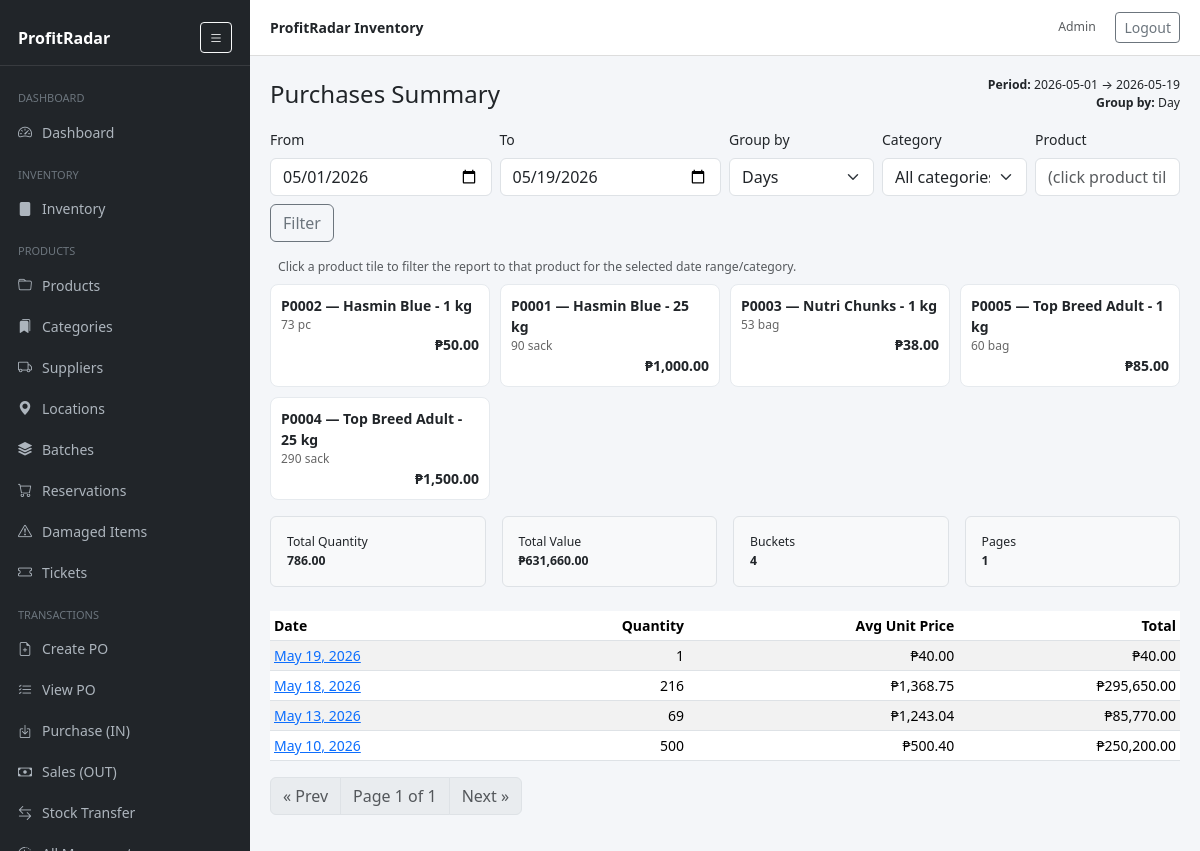
Page /reports/purchases_report.php (signed in) on the committed database.
### tables this page shows
CREATE TABLE `products` (
  `id` int(11) NOT NULL,
  `code` varchar(64) NOT NULL,
  `name` varchar(200) NOT NULL,
  `product_type` enum('retail','wholesale') NOT NULL DEFAULT 'retail',
  `category` varchar(120) DEFAULT NULL,
  `category_id` int(11) DEFAULT NULL,
  `location_id` int(11) DEFAULT NULL,
  `supplier_id` int(11) DEFAULT NULL,
  `location` varchar(120) DEFAULT NULL,
  `cost_price` decimal(12,2) DEFAULT 0.00,
  `sell_price` decimal(12,2) DEFAULT 0.00,
  `promo_discount_type` enum('percent','amount') DEFAULT NULL,
  `promo_discount_value` decimal(10,2) DEFAULT NULL,
  `sold_by` enum('each','weight') NOT NULL DEFAULT 'each',
  `unit` varchar(20) NOT NULL DEFAULT 'pc',
  `wholesale_price` decimal(10,2) NOT NULL DEFAULT 0.00,
  `barcode` varchar(128) DEFAULT NULL,
  `low_stock_threshold` int(11) DEFAULT NULL,
  `stock_qty` decimal(12,3) NOT NULL DEFAULT 0.000,
  `reserved_qty` int(11) NOT NULL DEFAULT 0,
  `is_active` tinyint(1) NOT NULL DEFAULT 1,
  `created_at` timestamp NOT NULL DEFAULT current_timestamp(),
  `updated_at` timestamp NULL DEFAULT NULL,
  `retail_stock` decimal(12,3) NOT NULL DEFAULT 0.000,
  `wholesale_stock` decimal(12,3) NOT NULL DEFAULT 0.000,
  `sale_type` enum('retail','wholesale') NOT NULL DEFAULT 'retail',
  `user_id` int(11) NOT NULL
);

### includes/functions.php (called while the page is built, shortened)
<?php
function h($s){ return htmlspecialchars((string)$s, ENT_QUOTES, 'UTF-8'); }

### reports/purchases_report.php (the view, shortened to what this page needs)
<?php
require_once __DIR__ . '/../includes/header.php';
$pdo = getDB();
$from = $_GET['from'] ?? date('Y-m-01');
$to   = $_GET['to']   ?? date('Y-m-d');
$cat  = $_GET['category_id'] ?? '';
$product_id = $_GET['product_id'] ?? '';
$gran = $_GET['granularity'] ?? 'day';
$page = max(1, (int)($_GET['page'] ?? 1));
function bucket_key($dtString, $gran) {
  $ts = strtotime($dtString);
  if ($gran === 'day')   return date('Y-m-d', $ts);
  return date('Y-m', $ts);
}
function bucket_label($key, $gran) {
  if ($gran === 'day') return date('M j, Y', strtotime($key));
  return date('M Y', strtotime($key . '-01'));
}
$params = [$from, $to];
$txSql = "
  SELECT t.id, t.type, t.date, t.created_at, t.extra_discount_type, t.extra_discount_value
  FROM transactions t
  WHERE t.type = 'purchase'
    AND t.date BETWEEN ? AND ?
  ORDER BY t.date, t.id
";
$txSt = $pdo->prepare($txSql);
$txSt->execute($params);
$txRows = $txSt->fetchAll(PDO::FETCH_ASSOC);
$txIds = array_map(function($r){ return (int)$r['id']; }, $txRows);
$items = [];
if ($txIds) {
  $in  = implode(',', array_fill(0, count($txIds), '?'));
  $itSql = "
    SELECT ti.transaction_id, ti.qty, ti.unit_price, ti.discount_type, ti.discount_value, ti.cost_at_sale,
           p.id AS product_id, p.code, p.name, p.category_id,
           s.id AS supplier_id, s.name AS supplier_name, l.name AS location_name
    FROM transaction_items ti
    JOIN products p ON p.id = ti.product_id
    LEFT JOIN suppliers s ON s.id = p.supplier_id
    LEFT JOIN locations l ON l.id = p.location_id
    WHERE ti.transaction_id IN ($in)
  ";
  $itemParams = $txIds;
  $itSql .= " ORDER BY ti.transaction_id, ti.id";
  $itSt = $pdo->prepare($itSql);
  $itSt->execute($itemParams);
  foreach ($itSt as $r) $items[] = $r;
}
$itemsByTx = [];
foreach ($items as $it) $itemsByTx[(int)$it['transaction_id']][] = $it;
$byBucket = [];
function ensure_bucket(&$byBucket, $key) {
  if (!isset($byBucket[$key])) {
    $byBucket[$key] = [
      'qty' => 0, 'total' => 0.0, 'avg_unit' => 0.0,
      'tx_count' => 0, 'items' => 0
    ];
  }
}
foreach ($txRows as $t) {
  $tid = (int)$t['id'];
  $rows = $itemsByTx[$tid] ?? [];
  $bucketKey = bucket_key($t['created_at'] ?: $t['date'], $gran);
  ensure_bucket($byBucket, $bucketKey);
  $txQty = 0; $txTotal = 0.0; $lineCount = 0;
  foreach ($rows as $li) {
    $qty = (float)$li['qty'];
    $unit = (float)$li['unit_price'];
    $lineTotal = max(0.0, $qty * $unit);
    $txQty += $qty;
    $txTotal += $lineTotal;
    $lineCount++;
  }
  $byBucket[$bucketKey]['qty'] += $txQty;
  $byBucket[$bucketKey]['total'] += $txTotal;
  $byBucket[$bucketKey]['tx_count'] += 1;
  $byBucket[$bucketKey]['items'] += $lineCount;
}
foreach ($byBucket as $k => $v) {
  $byBucket[$k]['avg_unit'] = ($v['qty'] > 0) ? ($v['total'] / $v['qty']) : 0.0;
}
uksort($byBucket, function($a,$b) use($gran){
  if ($gran === 'day') return strtotime($b) <=> strtotime($a);
  if ($gran === 'week') {
    $getTs = function($k){
      if (preg_match('/^(\d+)-W(\d+)$/',$k,$m)) { $d=new DateTime(); $d->setISODate((int)$m[1], (int)$m[2]); return $d->getTimestamp(); }
      return strtotime($k);
    };
    return $getTs($b) <=> $getTs($a);
  }
  return strtotime($b . '-01') <=> strtotime($a . '-01');
});
$totQty = $totTotal = 0.0;
foreach ($byBucket as $m) {
  $totQty += (float)$m['qty'];
  $totTotal += (float)$m['total'];
}
$bucketKeys = array_keys($byBucket);
$totalBuckets = count($bucketKeys);
$totalPages = max(1, (int)ceil($totalBuckets / PAGE_SIZE));
$startIndex = ($page - 1) * PAGE_SIZE;
$paginatedKeys = array_slice($bucketKeys, $startIndex, PAGE_SIZE, true);
$prodParams = [];
$prodSql = "SELECT id, code, name, stock_qty, unit, sold_by, sell_price, wholesale_price, category_id FROM products WHERE is_active=1";
$prodSql .= " ORDER BY name LIMIT 200";
$prodSt = $pdo->prepare($prodSql);
$prodSt->execute($prodParams);
$products = $prodSt->fetchAll(PDO::FETCH_ASSOC);
$selectedProduct = null;
?>
<div class="d-flex justify-content-between align-items-center mb-3">
  <h4 class="mb-0">Purchases Summary</h4>
  <div class="text-end small">
    <div><strong>Period:</strong> <?= h($from) ?> → <?= h($to) ?></div>
    <div><strong>Group by:</strong> <?= h(ucfirst($gran)) ?></div>
  </div>
</div>
<form class="row g-2 mb-3">
  <div class="col-md-3">
    <label class="form-label">From</label>
    <input type="date" class="form-control" name="from" value="<?= h($from) ?>">
  </div>
  <div class="col-md-3">
    <label class="form-label">To</label>
    <input type="date" class="form-control" name="to" value="<?= h($to) ?>">
  </div>
  <div class="col-md-2">
    <label class="form-label">Group by</label>
    <select class="form-select" name="granularity">
      <option value="day" <?= $gran==='day'?'selected':'' ?>>Days</option>
    </select>
  </div>
  <div class="col-md-2">
    <label class="form-label">Category</label>
    <select class="form-select" name="category_id" onchange="this.form.submit()">
      <option value="">All categories</option>
    </select>
  </div>
  <div class="col-md-2">
    <label class="form-label">Product</label>
    <div class="d-flex gap-2">
      <input class="form-control" type="text" readonly value="<?= $selectedProduct ? h($selectedProduct['code'] . ' — ' . $selectedProduct['name']) : '' ?>" placeholder="(click product tile)">
    </div>
  </div>
  <div class="col-12 mt-2">
    <button class="btn btn-outline-secondary">Filter</button>
  </div>
</form>
<div class="mb-3">
  <div class="d-flex gap-2 align-items-center mb-2">
    <div class="small text-muted ms-2">Click a product tile to filter the report to that product for the selected date range/category.</div>
  </div>
  <div id="productTiles" style="display:grid;grid-template-columns:repeat(auto-fill,minmax(200px,1fr));gap:10px;">
    <?php foreach ($products as $p):
      $isSelected = ($product_id !== '' && (int)$product_id === (int)$p['id']);
    ?>
      <div class="product-tile" data-id="<?= (int)$p['id'] ?>" style="border:1px solid <?= $isSelected? '#0d6efd':'#e6eaee' ?>;padding:10px;border-radius:8px;background:<?= $isSelected? '#e9f2ff':'#fff' ?>;cursor:pointer;">
        <div style="font-weight:600"><?= h($p['code']) ?> — <?= h($p['name']) ?></div>
        <div style="font-size:12px;color:#666"><?= rtrim(rtrim(number_format($p['stock_qty'],3,'.',''),'0'),'.') ?> <?= h($p['unit'] ?: 'pc') ?></div>
        <div style="text-align:right;font-weight:700">₱<?= number_format($p['sell_price'],2) ?></div>
      </div>
    <?php endforeach; ?>
  </div>
</div>
<div class="row g-3 mb-4">
  <div class="col-md-3"><div class="p-3 bg-light border rounded small">Total Quantity<br><strong><?= number_format($totQty,2) ?></strong></div></div>
  <div class="col-md-3"><div class="p-3 bg-light border rounded small">Total Value<br><strong>₱<?= number_format($totTotal,2) ?></strong></div></div>
  <div class="col-md-3"><div class="p-3 bg-light border rounded small">Buckets<br><strong><?= $totalBuckets ?></strong></div></div>
  <div class="col-md-3"><div class="p-3 bg-light border rounded small">Pages<br><strong><?= $totalPages ?></strong></div></div>
</div>
<table class="table table-sm table-striped">
  <thead>
    <tr>
      <th>Date</th>
      <th class="text-end">Quantity</th>
      <th class="text-end">Avg Unit Price</th>
      <th class="text-end">Total</th>
    </tr>
  </thead>
  <tbody>
    <?php if (empty($paginatedKeys)): ?>
      <tr><td colspan="4" class="text-muted">No data for this period.</td></tr>
    <?php else: ?>
      <?php foreach ($paginatedKeys as $key): $m = $byBucket[$key]; ?>
        <tr>
          <td><a href="javascript:void(0)" class="bucket-link" data-bucket="<?= htmlspecialchars($key, ENT_QUOTES, 'UTF-8') ?>"><?= h(bucket_label($key, $gran)) ?></a></td>
          <td class="text-end"><?= rtrim(rtrim(number_format($m['qty'],3,'.',''),'0'),'.') ?></td>
          <td class="text-end">₱<?= number_format($m['avg_unit'],2) ?></td>
          <td class="text-end">₱<?= number_format($m['total'],2) ?></td>
        </tr>
      <?php endforeach; ?>
    <?php endif; ?>
  </tbody>
</table>
<nav aria-label="Buckets pagination" class="mt-3">
  <ul class="pagination">
    <li class="page-item <?= $page<=1?'disabled':'' ?>">
      <?php $prev = $page-1; $pqp = http_build_query(['from'=>$from,'to'=>$to,'category_id'=>$cat,'product_id'=>$product_id,'granularity'=>$gran,'page'=>$prev]); ?>
      <a class="page-link" href="?<?= $pqp ?>">« Prev</a>
    </li>
    <li class="page-item disabled"><span class="page-link">Page <?= $page ?> of <?= $totalPages ?></span></li>
    <li class="page-item <?= $page>=$totalPages?'disabled':'' ?>">
      <?php $next = $page+1; $nqp = http_build_query(['from'=>$from,'to'=>$to,'category_id'=>$cat,'product_id'=>$product_id,'granularity'=>$gran,'page'=>$next]); ?>
      <a class="page-link" href="?<?= $nqp ?>">Next »</a>
    </li>
  </ul>
</nav>
<?php require_once __DIR__ . '/../includes/footer.php'; ?>

### includes/header.php (style rules this page uses)
body { background:#f4f6f9; font-size:14px; }

### rows in the picture
products: code "P0002", name "Hasmin Blue - 1 kg", stock_qty "73", unit "pc", sell_price "50.00"
products: code "P0001", name "Hasmin Blue - 25 kg", stock_qty "90", unit "sack", sell_price "1,000.00"
products: code "P0003", name "Nutri Chunks - 1 kg", stock_qty "53", unit "bag", sell_price "38.00"
products: code "P0005", name "Top Breed Adult - 1 kg", stock_qty "60", unit "bag", sell_price "85.00"
products: code "P0004", name "Top Breed Adult - 25 kg", stock_qty "290", unit "sack", sell_price "1,500.00"

### other values in the picture
APP_NAME "ProfitRadar Inventory"
current_user()['name'] "Admin"
$to "2026-05-19"
$gran "Day"
$totQty "786.00"
$totTotal "631,660.00"
$totalBuckets "4"
$totalPages "1"
bucket_label($key, $gran) "May 19, 2026"
rtrim(rtrim(number_format($m['qty'],3,'.',''),'0'),'.') "1"
$m['avg_unit'] "40.00"
$m['total'] "40.00"
bucket_label($key, $gran) "May 18, 2026"
rtrim(rtrim(number_format($m['qty'],3,'.',''),'0'),'.') "216"
$m['avg_unit'] "1,368.75"
